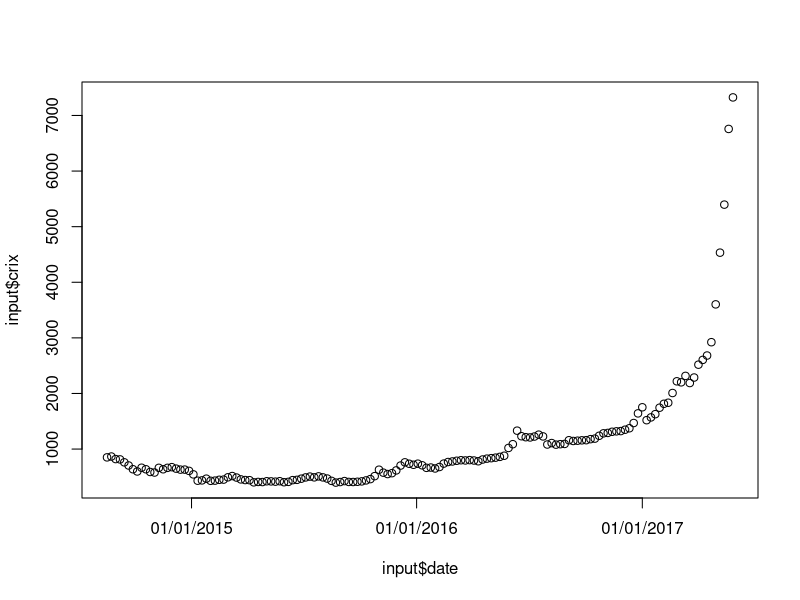
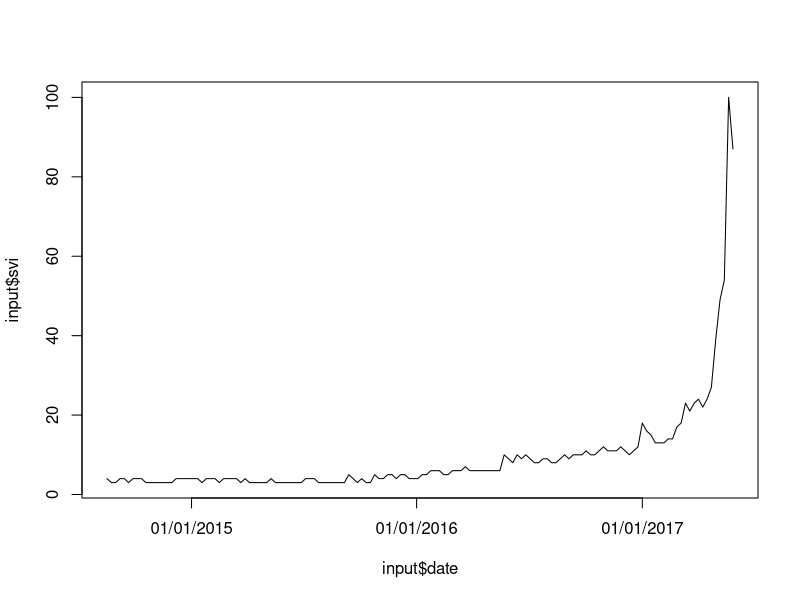

Write R code to recreate these figures, in order. (Note: this script raises an error after producing the figures.)
if(!require("strucchange")) install.packages("strucchange"); library("strucchange")
if(!require("forecast")) install.packages("forecast");library("forecast")
if(!require("lmtest")) install.packages("lmtest");library("lmtest")
if(!require("ggplot2")) install.packages("ggplot2");library("ggplot2")
if(!require("tseries")) install.packages("tseries");library("tseries")


#Loading the data----
input <- read.csv("data/df.csv", header = TRUE, sep = ",")
input$date <- as.Date(input$date, "%m/%d/%Y")
input$X.1 <- NULL


#Detecting structural breaks in the time series----
#Adapted code from: https://www.r-bloggers.com/endogenously-detecting-structural-breaks-in-a-time-series-implementation-in-r/

ts_crix <- as.ts(input$crix)
ts_svi <- as.ts(input$svi)

bp_ts_crix <- breakpoints(ts_crix~1)
bp_ts_svi <- breakpoints(ts_svi~1)


summary(bp_ts_crix)
summary(bp_ts_svi)

#plot the breakpoints 
plot(input$date, input$crix, xaxt = "n")
axis.Date(side = 1, input$date, format = "%d/%m/%Y")
lines(bp_ts_crix)


plot(input$date, input$svi, xaxt = "n", type="n")
axis.Date(side = 1, input$date, format = "%d/%m/%Y")
lines(input$date, input$svi)
lines(bp_ts_svi)


input$crix <- NULL

#Granger causality test----
#Adapted code from: https://www.r-bloggers.com/chicken-or-the-egg-granger-causality-for-the-masses/


#Here, we will separate ts into three series, according to the structural breaks
#in svi time series


input_1 <- input[1:91,]
input_2 <- input[92:124,]
input_3 <- input[125:146,]
input_list <- list()
input_list[[1]] <- input_1
input_list[[2]] <- input_2
input_list[[3]] <- input_3


for(i in 1:3){
  input <- input_list[[i]]
  
  #Checking for the stationarity of the series
  ts_returns <- ts(input$returns)
  ndiffs (ts_returns, alpha=0.05, test= "kpss")
  ndiffs (ts_returns, alpha=0.05, test= "adf")
  dreturns <- diff(ts_returns)
  
  
  ts_svi <- ts(input$svi)
  ndiffs(ts_svi, alpha=0.05, test= "kpss")
  ndiffs(ts_svi, alpha=0.05, test= "adf")
  dsvi <- diff(ts_svi)
  
  
  #testing for granger causality
  #the output is a table for each of the periods 
  #identified by the structural break test, respectively 
  granger.caus_p.values <- matrix(nrow = 9, ncol = 2)
  colnames(granger.caus_p.values) <- c("svi_runs_returns", "returns_run_svi")
  
  for(i in 1:9){
    gt1 <- grangertest(dreturns ~ dsvi, order=i)
    granger.caus_p.values[i,1] <- gt1$`Pr(>F)`[2]
    
    gt2 <- grangertest(dsvi ~ dreturns, order=i)
    granger.caus_p.values[i,2] <- gt2$`Pr(>F)`[2]
    
  }
  
  View (granger.caus_p.values)
  
  
}


#Regression analysis----
input$svi <- log(input$svi)
input$volume <- log(input$volume)
input$epuix <- log(input$epuix)

pred_input <- read.csv("data/pred_df.csv", header = TRUE, sep = ",")
pred_input_1 <- pred_input[1:91,]
pred_input_2 <- pred_input[92:124,]
pred_input_3 <- pred_input[125:146,]
pred_input_list <- list()
pred_input_list[[1]] <- pred_input_1
pred_input_list[[2]] <- pred_input_2
pred_input_list[[3]] <- pred_input_3

cont_reg_list <- vector(mode="list")
pred_reg_list <- vector(mode="list")
bp_cont <- vector(mode="list")
bp_pred <- vector(mode="list")

for(i in 1:3){
  input <- input_list[[i]]
  pred_input <- pred_input_list[[i]]
  #Contempraneous regression
  cont_reg <- lm(returns~., data = input[,-(1:2)])
  cont_reg_list[[i]] <- cont_reg
  bp_cont[[i]] <- bptest(cont_reg)
  #Predictive regression
  pred_reg <- lm(returns~., data = pred_input[,-(1:2)])
  pred_reg_list[[i]] <- pred_reg
  bp_pred[[i]] <- bptest(pred_reg)
  
}
